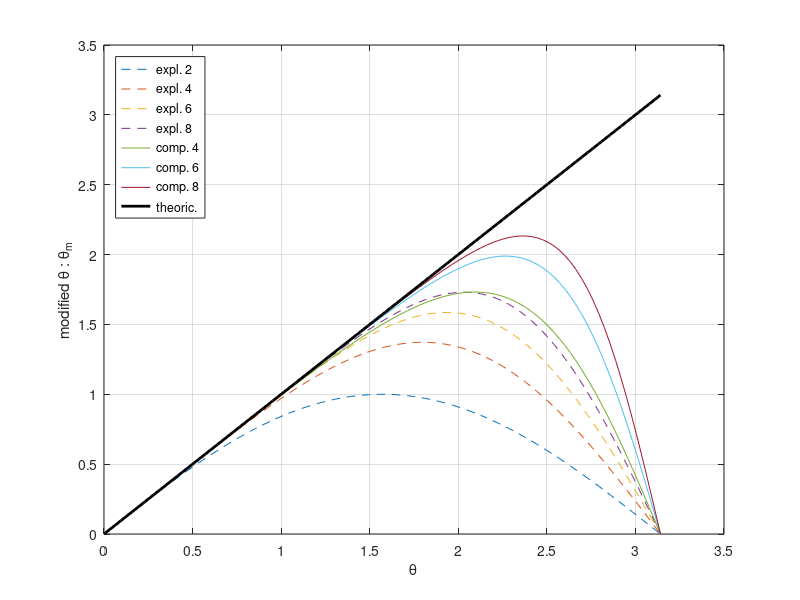
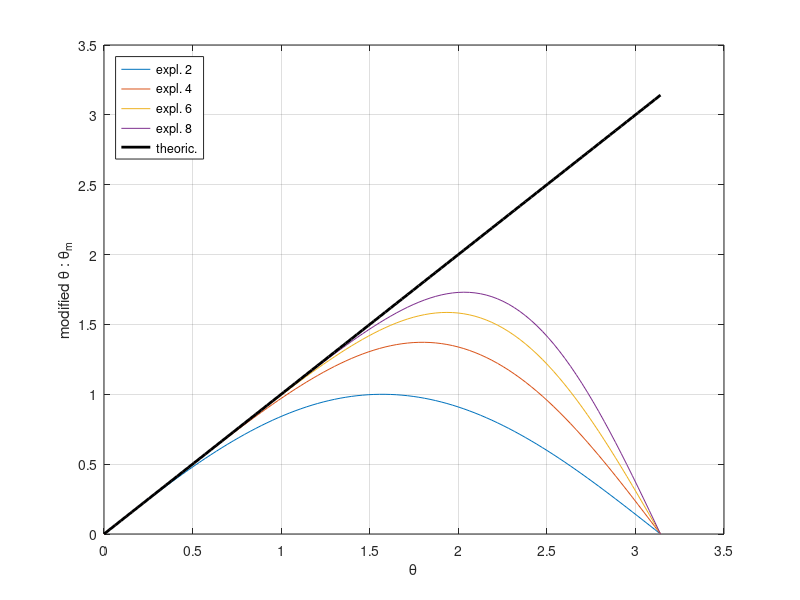
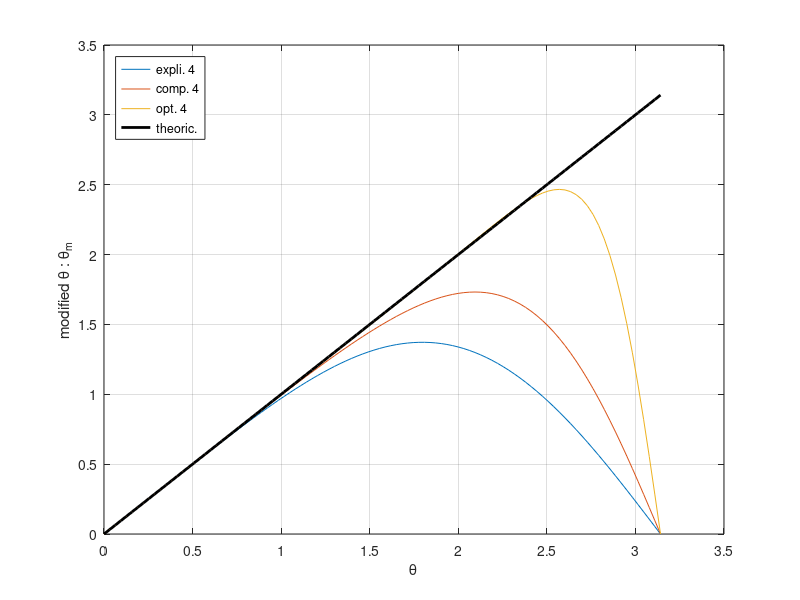

Write MATLAB code to recreate these figures, in order.
clc; clear all; close all;

teta=linspace(0,pi,100);

se2=sin(teta);
se4=(4/3)*sin(teta)-(1/3)*sin(2*teta)/2;
se6=3/2*sin(teta)-3/5*sin(2*teta)/2+1/10*sin(3*teta)/3;
se8=8/5*sin(teta)-4/5*sin(2*teta)/2+8/35*sin(3*teta)/3-1/35*sin(4*teta)/4;

sc4=sin(teta)./(2/3+2*(1/6*cos(teta)));
sc6=(14/9*sin(teta)+1/18*sin(2*teta))./(1+2*(1/3)*cos(teta));
sc8=((25/16)*sin(teta)+(1/5)*sin(2*teta)/2-(1/80)*sin(3*teta)/3)./(1+2*(3/8)*cos(teta));

a=-103/72; b=91/36; c=-7/4; d=29/36; e=-11/72;
sdc4=(a.*exp(1i*teta)+b.*exp(1i*2*teta)+c.*exp(1i*3*teta)+d.*exp(1i*4*teta)+e.*exp(1i*5*teta))./(2/3+1/6*exp(1i*teta));

alpha=.435181352;
a=1.551941906;
b=.361328195;
c=-.042907397;
sk4=((a)*sin(teta)+(b)*sin(2*teta)/2+(c)*sin(3*teta)/3)./(1+2*(alpha)*cos(teta));

figure(1)
plot(teta,se2,'--',teta,se4,'--',teta,se6,'--',teta,se8,'--',teta,sc4,'-',teta,sc6,'-',teta,sc8,'-',teta,teta,'k-','Linewidth',2)
legend('expl. 2','expl. 4','expl. 6','expl. 8','comp. 4','comp. 6','comp. 8','theoric.','Location','northwest')
xlabel('\theta')
ylabel('modified \theta : \theta_m')
grid on

figure(2)
plot(teta,se2,'-',teta,se4,'-',teta,se6,'-',teta,se8,'-',teta,teta,'k-','Linewidth',2)
legend('expl. 2','expl. 4','expl. 6','expl. 8','theoric.','Location','northwest')
xlabel('\theta')
ylabel('modified \theta : \theta_m')
grid on

figure(3)
plot(teta,se4,teta,sc4,teta,sk4,teta,teta,'k-','Linewidth',2)
legend('expli. 4','comp. 4','opt. 4','theoric.','Location','northwest')
xlabel('\theta')
ylabel('modified \theta : \theta_m')
grid on
